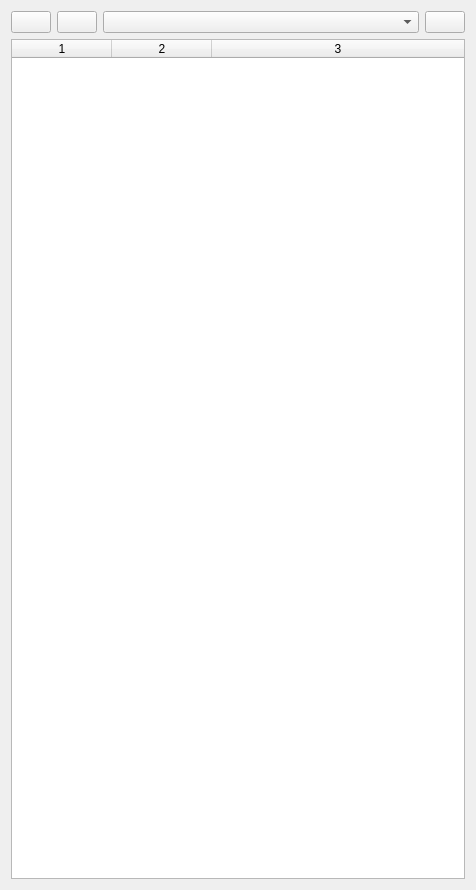
<?xml version="1.0" encoding="UTF-8"?>
<ui version="4.0">
 <class>IdSelector</class>
 <widget class="QWidget" name="IdSelector">
  <property name="geometry">
   <rect>
    <x>0</x>
    <y>0</y>
    <width>476</width>
    <height>890</height>
   </rect>
  </property>
  <property name="windowTitle">
   <string>ID Selector</string>
  </property>
  <layout class="QVBoxLayout" name="verticalLayout">
   <item>
    <layout class="QHBoxLayout" name="horizontalLayout">
     <item>
      <widget class="QPushButton" name="startButton">
       <property name="text">
        <string/>
       </property>
      </widget>
     </item>
     <item>
      <widget class="QPushButton" name="stopButton">
       <property name="text">
        <string/>
       </property>
      </widget>
     </item>
     <item>
      <widget class="QComboBox" name="comboBox">
       <property name="sizePolicy">
        <sizepolicy hsizetype="Expanding" vsizetype="Fixed">
         <horstretch>0</horstretch>
         <verstretch>0</verstretch>
        </sizepolicy>
       </property>
      </widget>
     </item>
     <item>
      <widget class="QPushButton" name="refreshButton">
       <property name="text">
        <string/>
       </property>
      </widget>
     </item>
    </layout>
   </item>
   <item>
    <widget class="QTableWidget" name="id_table">
     <property name="font">
      <font>
       <pointsize>9</pointsize>
      </font>
     </property>
     <property name="editTriggers">
      <set>QAbstractItemView::NoEditTriggers</set>
     </property>
     <property name="selectionBehavior">
      <enum>QAbstractItemView::SelectRows</enum>
     </property>
     <property name="showGrid">
      <bool>false</bool>
     </property>
     <property name="sortingEnabled">
      <bool>false</bool>
     </property>
     <property name="columnCount">
      <number>3</number>
     </property>
     <attribute name="horizontalHeaderVisible">
      <bool>true</bool>
     </attribute>
     <attribute name="horizontalHeaderCascadingSectionResizes">
      <bool>true</bool>
     </attribute>
     <attribute name="horizontalHeaderDefaultSectionSize">
      <number>100</number>
     </attribute>
     <attribute name="horizontalHeaderStretchLastSection">
      <bool>true</bool>
     </attribute>
     <attribute name="verticalHeaderVisible">
      <bool>false</bool>
     </attribute>
     <attribute name="verticalHeaderDefaultSectionSize">
      <number>14</number>
     </attribute>
     <attribute name="verticalHeaderMinimumSectionSize">
      <number>14</number>
     </attribute>
     <column/>
     <column/>
     <column/>
    </widget>
   </item>
  </layout>
 </widget>
 <resources/>
 <connections/>
</ui>
